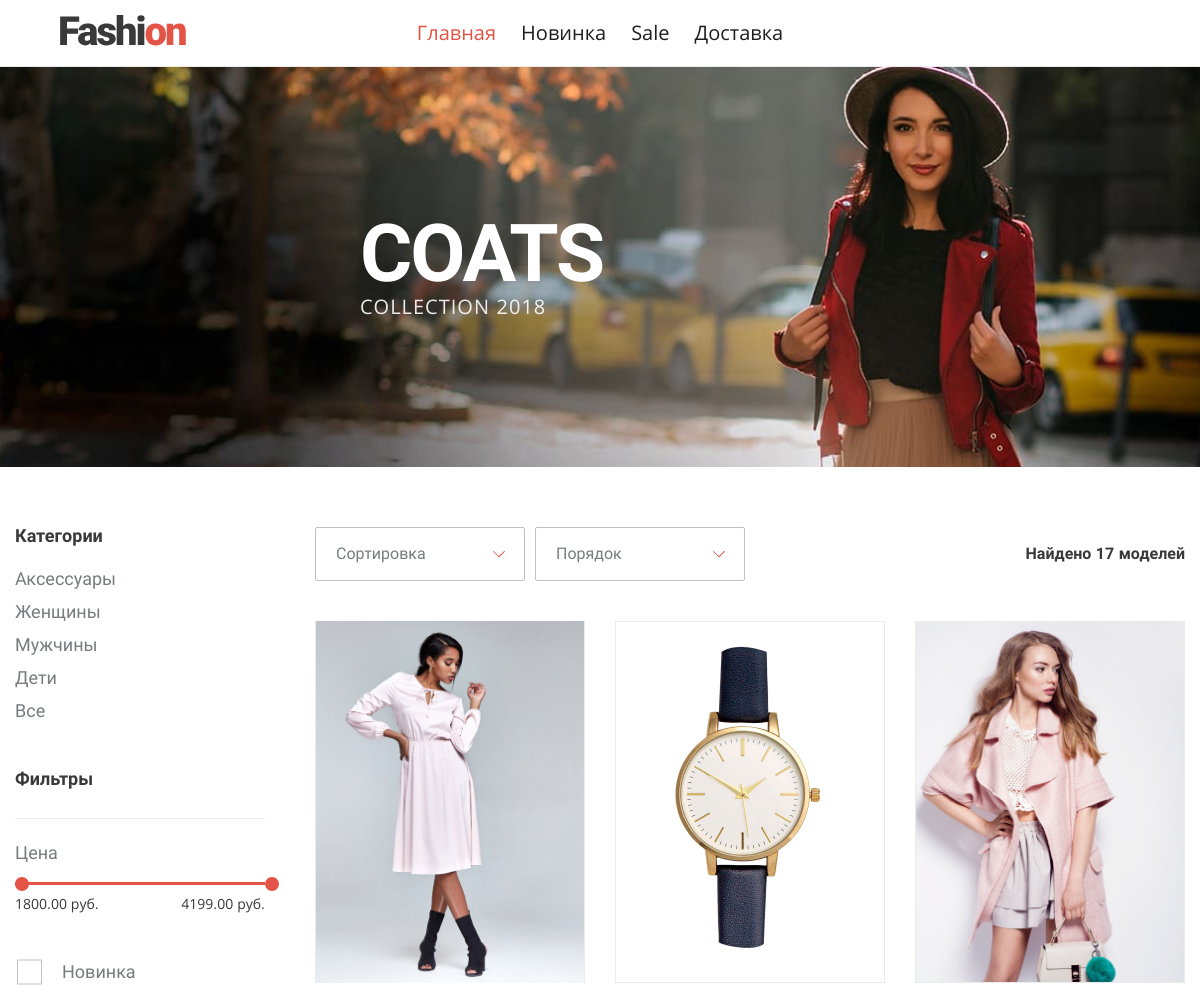
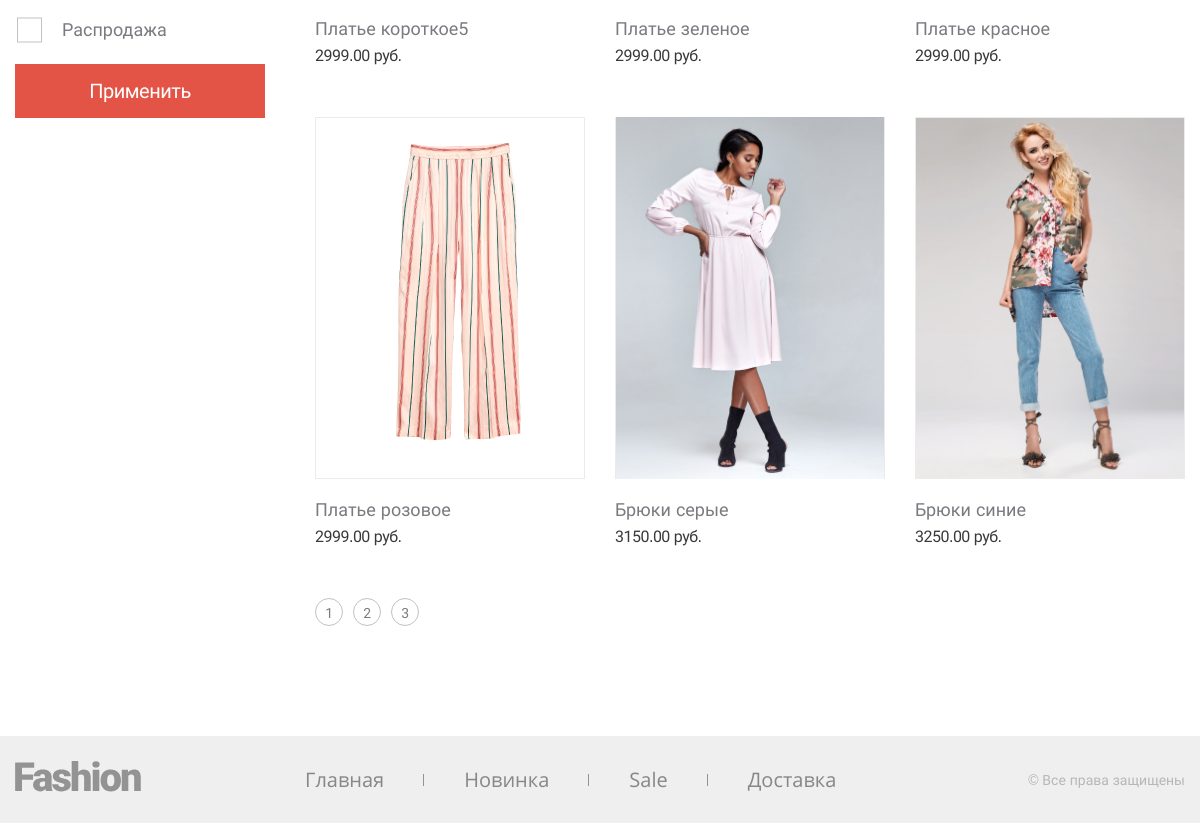
Screenshot of /?page=2 with the database file from the repository (2 pictures, top to bottom).
### tables this page shows
CREATE TABLE `categories` (
  `id` int(11) NOT NULL,
  `name` varchar(256) NOT NULL,
  `path` varchar(256) NOT NULL
);

CREATE TABLE `products` (
  `id` int(11) NOT NULL,
  `name` varchar(256) NOT NULL,
  `image` varchar(512) NOT NULL,
  `price` decimal(12,2) NOT NULL,
  `created_at` timestamp NOT NULL DEFAULT current_timestamp() ON UPDATE current_timestamp(),
  `is_deleted` tinyint(1) DEFAULT 0
);

### actions/index.php (called while the page is built, shortened)
<?php
$quantityInPage = 6;
$minBasePrice = minBasePrice($pdo);
$maxBasePrice = maxBasePrice($pdo);
$options = options($pdo, $quantityInPage, $minBasePrice, $maxBasePrice);
$products = productFilter($pdo, $options);
$catergories = categories($pdo);
require $_SERVER['DOCUMENT_ROOT'] . '/content/index.php';

### index.php (called while the page is built, shortened)
<?php
require $_SERVER['DOCUMENT_ROOT'] . '/actions/functions.php';
require $_SERVER['DOCUMENT_ROOT'] . '/actions/main-menu.php';
require $_SERVER['DOCUMENT_ROOT'] . '/templates/header.php';
require $_SERVER['DOCUMENT_ROOT'] . showContent($menu);
require $_SERVER['DOCUMENT_ROOT'] . '/templates/footer.php';

### actions/functions.php (called while the page is built, shortened)
<?php
function categories($pdo)
{
    $stmt = $pdo->query("SELECT name, path FROM `categories`");
    $categories = $stmt->fetchAll();
    return $categories;
}
function options($pdo, $quantityInPage, $minPrice, $maxPrice, $filterId = '')
{
    $minFilterId = 3;
    $maxFilterId = 3;
    $uri = parse_url($_SERVER['REQUEST_URI'], PHP_URL_PATH);
    $segments = explode('/', trim($uri, '/'));
    $category = 'all';
    if ($filterId) {
        $stmt = $pdo->prepare("SELECT
        COUNT(p.name)
        FROM `products` p
        JOIN `products_filters` pf ON pf.product_id = p.id
        JOIN `categories_products` cp ON cp.product_id = p.id
        JOIN `categories` c ON cp.category_id = c.id
        WHERE c.path = ? AND pf.filter_id = ? AND p.price BETWEEN ? AND ? AND is_deleted = 0");
        $stmt->execute(array($category, $filterId, $minPrice, $maxPrice));
    } elseif ($minFilterId !== 1 || $maxFilterId !== 2 && !$filterId) {
        $stmt = $pdo->prepare("SELECT
        COUNT(p.name)
        FROM `products` p
        JOIN `products_filters` pf ON pf.product_id = p.id
        JOIN `categories_products` cp ON cp.product_id = p.id
        JOIN `categories` c ON cp.category_id = c.id
        WHERE c.path = ? AND pf.filter_id IN(?,?) AND p.price BETWEEN ? AND ? AND is_deleted = 0");
        $stmt->execute(array($category, $minFilterId, $maxFilterId, $minPrice, $maxPrice));
    }
    $count = $stmt->fetch();
    $count = $count['COUNT(p.name)'];
    $total = intval(($count - 1) / $quantityInPage) + 1;
    if (isset($_GET['page'])) {
        $page = $_GET['page'];
    } else {
        $page = 1;
    }
    $page = intval($page);
    $start = $page * $quantityInPage - $quantityInPage;
    $options = [
        'category' => $category,
        'min_filter_id' => $minFilterId,
        'max_filter_id' => $maxFilterId,
        'min_price' => $minPrice,
        'max_price' => $maxPrice,
        'count' => $count,
        'total' => $total,
        'start' => $start,
        'quantity_in_page' => $quantityInPage
    ];
    return $options;
}
function productFilter($pdo, $options, $filterId = '')
{
    $sortCategory = 'price';
    $sortPrices = 'asc';
    if ($filterId) {
        $stmt = $pdo->prepare("SELECT
        p.id,
        p.image,
        p.price as price,
        p.name as name
        FROM `products` p
        JOIN `products_filters` pf ON pf.product_id = p.id
        JOIN `categories_products` cp ON cp.product_id = p.id
        JOIN `categories` as c ON cp.category_id = c.id
        WHERE c.path = ? AND pf.filter_id = ? AND price BETWEEN ? AND ? AND is_deleted = 0
        ORDER BY {$sortCategory} {$sortPrices}
        LIMIT ?, ?");
        $stmt->execute(array(
            $options['category'], $filterId,
            $options['min_price'], $options['max_price'],
            $options['start'], $options['quantity_in_page']
        ));
        $products = $stmt->fetchAll();
    } elseif ($options['min_filter_id'] !== 1 || $options['max_filter_id'] !== 2 && !$filterId) {
        $stmt = $pdo->prepare("SELECT
        p.id,
        p.image,
        p.price as price,
        p.name as name
        FROM `products` p
        JOIN `products_filters` pf ON pf.product_id = p.id
        JOIN `categories_products` cp ON cp.product_id = p.id
        JOIN `categories` as c ON cp.category_id = c.id
        WHERE c.path = ? AND pf.filter_id IN(?, ?) AND price BETWEEN ? AND ? AND is_deleted = 0
        ORDER BY {$sortCategory} {$sortPrices}
        LIMIT ?, ?");
        $stmt->execute(array(
            $options['category'], $options['min_filter_id'], $options['max_filter_id'],
            $options['min_price'], $options['max_price'],
            $options['start'], $options['quantity_in_page']
        ));
        $products = $stmt->fetchAll();
    }
    return $products;
}
function path()
{
    $minPrice = '';
    $maxPrice = '';
    $new = '';
    $sale = '';
    $category = '';
    $price = '';
    if (isset($_GET['min-price']) || isset($_GET['new']) || isset($_GET['sale'])) {
        $page = '&page=';
    } else {
        $page = 'page=';
    }
    return $minPrice . $maxPrice . $new . $sale . $category . $price . $page;
}
function minBasePrice($pdo)
{
    $stmt = $pdo->query("SELECT
    min(price)  AS min_base_price FROM `products`");
    $minPrice = $stmt->fetch();
    return $minPrice['min_base_price'];
}
function maxBasePrice($pdo)
{
    $stmt = $pdo->query("SELECT
    max(price)  AS max_base_price FROM `products`");
    $minPrice = $stmt->fetch();
    return $minPrice['max_base_price'];
}
function minPrice($minPrice)
{
    return $minPrice;
}
function maxPrice($maxPrice)
{
    return $maxPrice;
}

### content/index.php (the view, shortened to what this page needs)
<main class="shop-page">
  <header class="intro">
    <div class="intro__wrapper">
      <h1 class=" intro__title">COATS</h1>
      <p class="intro__info">Collection 2018</p>
    </div>
  </header>
  <section class="shop container">
    <section class="shop__filter filter">
      <form action="/" method="get">
      <div class="filter__wrapper">
        <b class="filter__title">Категории</b>
        <ul class="filter__list">
        <?php foreach ($catergories as $key => $value): ?>
          <li>
            <a class="filter__list-item" href="/category/<?=$catergories[$key]['path']?>"><?=$catergories[$key]['name']?></a>
          </li>
          <?php endforeach;?>
        </ul>
      </div>
        <div class="filter__wrapper">
          <b class="filter__title">Фильтры</b>
          <div class="filter__range range">
            <span class="range__info">Цена</span>
            <div class="range__line" aria-label="Range Line"></div>
            <div class="range__res">
              <span class="range__res-item min-price" data-attr="<?=minPrice($minBasePrice)?>"><?=minPrice($minBasePrice)?> руб.</span>
              <span class="range__res-item max-price" data-attr="<?=maxPrice($maxBasePrice)?>"><?=maxPrice($maxBasePrice)?> руб.</span>
            </div>
          </div>
        </div>
        <fieldset class="custom-form__group">
          <label for="new" class="custom-form__checkbox-label custom-form__info" style="display: block;">Новинка</label>
          <label for="sale" class="custom-form__checkbox-label custom-form__info" style="display: block;">Распродажа</label>
        </fieldset>
        <button class="button" type="submit" style="width: 100%">Применить</button>
    </section>
    <div class="shop__wrapper">
      <section class="shop__sorting">
        <div class="shop__sorting-item custom-form__select-wrapper">
          <select class="custom-form__select sort" name="category" id="sort">
            <option hidden="" value="">Сортировка</option>
          </select>
        </div>
        <div class="shop__sorting-item custom-form__select-wrapper">
          <select class="custom-form__select order" name="prices" id="order">
            <option hidden="" value="">Порядок</option>
          </select>
        </div>
        <p class="shop__sorting-res">Найдено <span class="res-sort"><?=$options['count']?></span> моделей</p>
      </section>
      <section class="shop__list">
        <?php foreach ($products as $key => $value): ?>
        <article class="shop__item product" tabindex="0" data-attr="<?=$products[$key]['id']?>">
          <div class="product__image">
            <img src="/<?=$products[$key]['image']?>" alt="product-name">
          </div>
          <p class="product__name"><?=$products[$key]['name']?></p>
          <span class="product__price"><?=$products[$key]['price']?> руб.</span>
        </article>
        <?php endforeach;?>
      </section>
      <ul class="shop__paginator paginator">
      <?php for ($i = 1; $i < $options['total'] + 1; $i++): ?>
      <?php if (!empty($options['count'])): ?>
        <li>
          <a class="paginator__item" href="/?<?=path() . $i?>">
            <?=$i?>
          </a>
        </li>
      <?php endif;?>
      <?php endfor;?>
      </ul>
    </div>
  </section>
</main>

### rows the page displays
categories: name "Аксессуары"
categories: name "Женщины"
categories: name "Мужчины"
categories: name "Дети"
categories: name "Все"
products: image (picture), name "Платье короткое5", price "2999.00"
products: image (picture), name "Платье зеленое", price "2999.00"
products: image (picture), name "Платье красное", price "2999.00"
products: image (picture), name "Платье розовое", price "2999.00"
products: image (picture), name "Брюки серые", price "3150.00"
products: image (picture), name "Брюки синие", price "3250.00"

### other values shown
$value['title'] "Главная"
$value['title'] "Новинка"
$value['title'] "Sale"
$value['title'] "Доставка"
minPrice($minBasePrice) "1800.00"
maxPrice($maxBasePrice) "4199.00"
$options['count'] "17"
